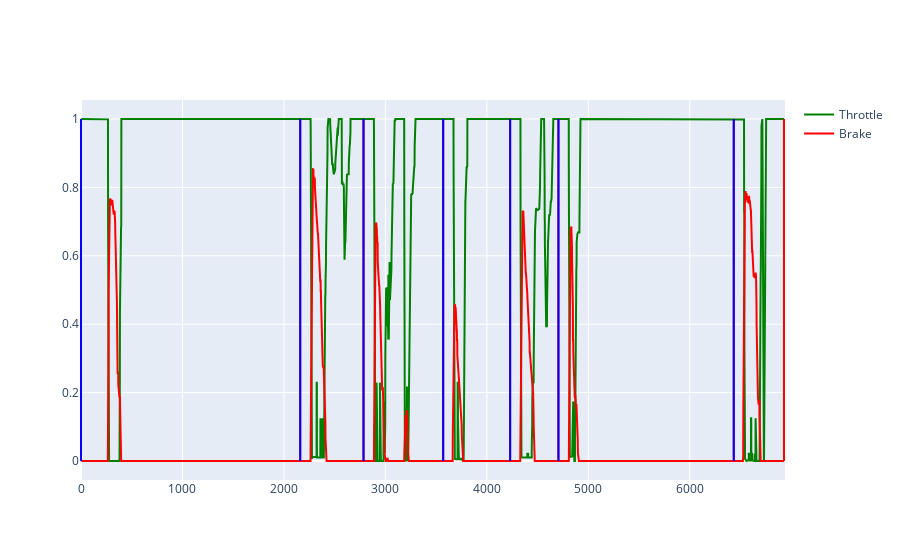

The cell this chart's notebook holds for it:
### Code cell
# for i, df in enumerate(data_frames):
#     fig = lap_fig(df, full_range=True, columns=["Throttle"])
#     fig.show()
sector_start_end, df_max = fast_lap_analyzer.extract_sectors(data_frames)
display(sector_start_end)

# are the sectors similar to the current fast lap?
similarity = fast_lap_analyzer.similar_sectors(sector_start_end, current_sectors)
display(f"Sectors are similar: {similarity}")

fig = lap_fig(df_max, full_range=True, columns=["Throttle", "Brake"])
# add a vertical line for each sector
for i, sector in enumerate(sector_start_end):
    fig_add_shape(fig, x0=sector["start"], x1=sector["start"], color="blue")
    fig_add_shape(fig, x0=sector["end"], x1=sector["end"], color="red")
fig.show()

### Figure 1 — Plotly figure (JSON) as saved in the notebook; plotly's stock layout.template omitted (floating-point values rounded to 4 significant figures; data arrays with more than 128 entries replaced by an {"elided": "..."} marker saying what was removed)
{"data": [{"line": {"color": "green"}, "marker": {"size": 1}, "name": "Throttle", "showlegend": true, "type": "scatter", "x": {"elided": "6928 float values"}, "y": {"elided": "6928 float values"}}, {"line": {"color": "red"}, "marker": {"size": 1}, "name": "Brake", "showlegend": true, "type": "scatter", "x": {"elided": "6928 float values"}, "y": {"elided": "6928 float values"}}], "layout": {"shapes": [{"line": {"color": "blue", "dash": "dot", "width": 2}, "type": "rect", "x0": 0, "x1": 0, "xref": "x", "y0": 0, "y1": 1, "yref": "y"}, {"line": {"color": "red", "dash": "dot", "width": 2}, "type": "rect", "x0": 2160, "x1": 2160, "xref": "x", "y0": 0, "y1": 1, "yref": "y"}, {"line": {"color": "blue", "dash": "dot", "width": 2}, "type": "rect", "x0": 2161, "x1": 2161, "xref": "x", "y0": 0, "y1": 1, "yref": "y"}, {"line": {"color": "red", "dash": "dot", "width": 2}, "type": "rect", "x0": 2784, "x1": 2784, "xref": "x", "y0": 0, "y1": 1, "yref": "y"}, {"line": {"color": "blue", "dash": "dot", "width": 2}, "type": "rect", "x0": 2785, "x1": 2785, "xref": "x", "y0": 0, "y1": 1, "yref": "y"}, {"line": {"color": "red", "dash": "dot", "width": 2}, "type": "rect", "x0": 3569, "x1": 3569, "xref": "x", "y0": 0, "y1": 1, "yref": "y"}, {"line": {"color": "blue", "dash": "dot", "width": 2}, "type": "rect", "x0": 3570, "x1": 3570, "xref": "x", "y0": 0, "y1": 1, "yref": "y"}, {"line": {"color": "red", "dash": "dot", "width": 2}, "type": "rect", "x0": 4229, "x1": 4229, "xref": "x", "y0": 0, "y1": 1, "yref": "y"}, {"line": {"color": "blue", "dash": "dot", "width": 2}, "type": "rect", "x0": 4230, "x1": 4230, "xref": "x", "y0": 0, "y1": 1, "yref": "y"}, {"line": {"color": "red", "dash": "dot", "width": 2}, "type": "rect", "x0": 4705, "x1": 4705, "xref": "x", "y0": 0, "y1": 1, "yref": "y"}, {"line": {"color": "blue", "dash": "dot", "width": 2}, "type": "rect", "x0": 4706, "x1": 4706, "xref": "x", "y0": 0, "y1": 1, "yref": "y"}, {"line": {"color": "red", "dash": "dot", "width": 2}, "type": "rect", "x0": 6433, "x1": 6433, "xref": "x", "y0": 0, "y1": 1, "yref": "y"}, {"line": {"color": "blue", "dash": "dot", "width": 2}, "type": "rect", "x0": 6434, "x1": 6434, "xref": "x", "y0": 0, "y1": 1, "yref": "y"}, {"line": {"color": "red", "dash": "dot", "width": 2}, "type": "rect", "x0": 6929.0, "x1": 6929.0, "xref": "x", "y0": 0, "y1": 1, "yref": "y"}]}}
